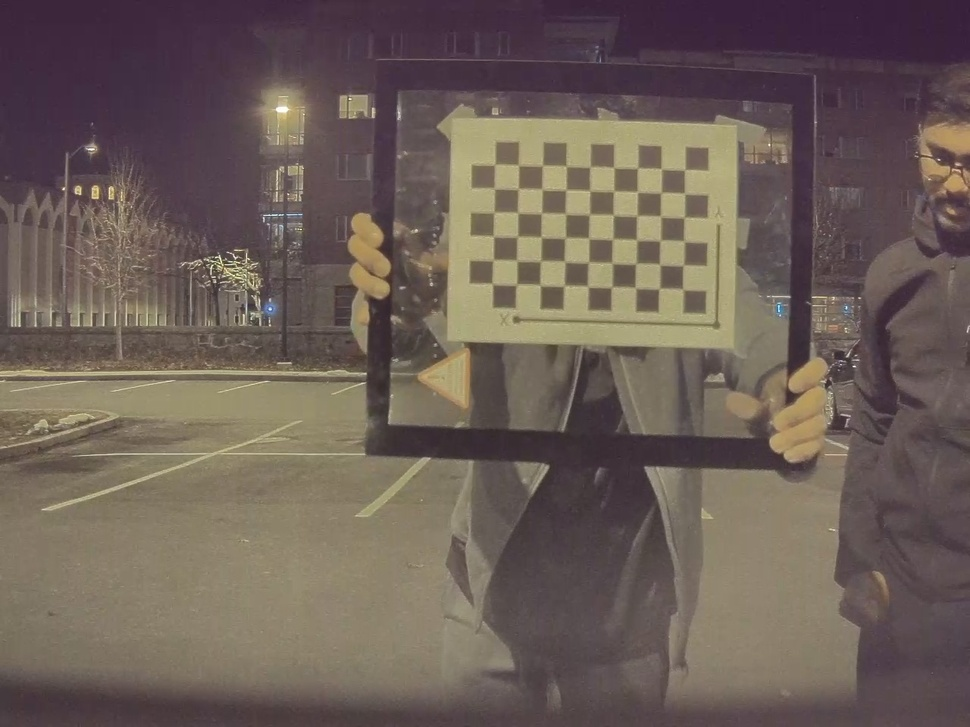
#> input picture calibration_imgs/front/frame1303.jpg, 970 x 727 px, shrunk from 1280 x 960 before the run, found by its file name; its folder holds 4 pictures in this run
$ python calibration.py
#> lines starting #> are read from the running program, lines starting #| are printed output that depends on the picture
import numpy as np
import cv2 as cv
import glob
from os import listdir

def LoadImagesFromFolder(folder):
#> called with folder = 'calibration_imgs/front/'
	images = []
	for file in listdir(folder):
		tmp = cv.imread(folder + "\\" + file)
#> tmp is the input picture: shape (727, 970, 3); mean B, G, R 87.6, 95, 108.5
		if tmp is not None:
			images.append(tmp)
	return images

# termination criteria
criteria = (cv.TERM_CRITERIA_EPS + cv.TERM_CRITERIA_MAX_ITER, 30, 0.001)

# prepare object points, like (0,0,0), (1,0,0), (2,0,0) ....,(6,5,0)
objp = np.zeros((9*6,3), np.float32)
objp[:,:2] = np.mgrid[0:9,0:6].T.reshape(-1,2)
objp = objp*0.215

# Arrays to store object points and image points from all the images.
objpoints = [] # 3d point in real world space
imgpoints = [] # 2d points in image plane.

images = LoadImagesFromFolder("calibration_imgs/front/")

for img in images:
    # img = cv.imread(fname)
    gray = cv.cvtColor(img, cv.COLOR_BGR2GRAY)

    # Find the chess board corners
    ret, corners = cv.findChessboardCorners(gray, (9,6), None)

    # If found, add object points, image points (after refining them)
    if ret == True:
        objpoints.append(objp)

    corners2 = cv.cornerSubPix(gray,corners, (11,11), (-1,-1), criteria)
    imgpoints.append(corners2)
#> this loop made 4 passes
#> pass 1, `gray = cv.cvtColor(img, cv.COLOR_BGR2GRAY)`:
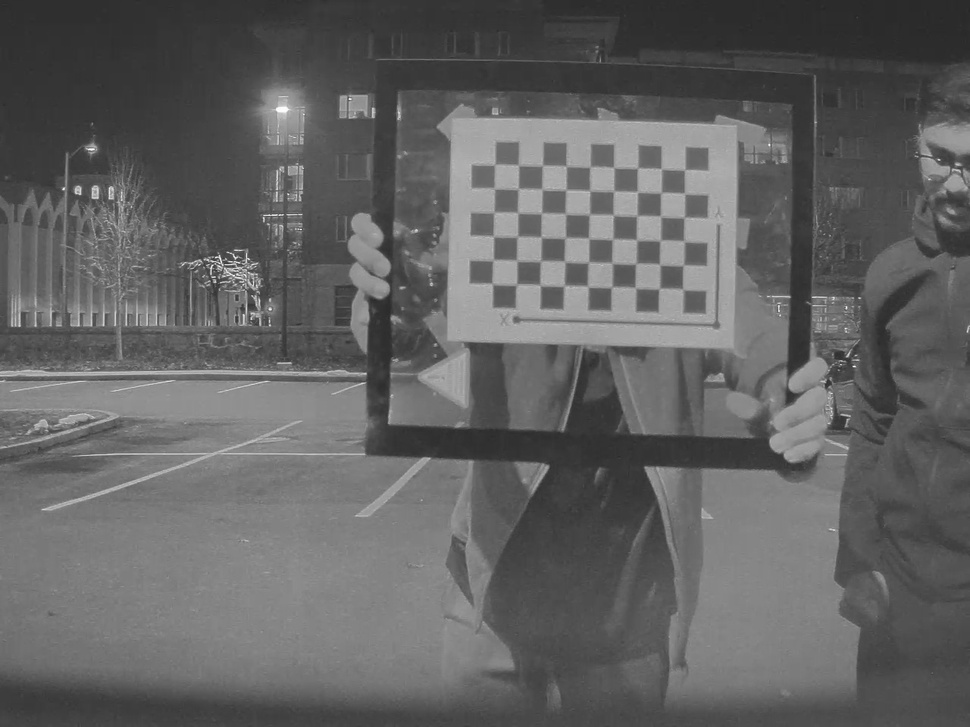
#> gray: shape (727, 970); min 38, max 254, mean 98.2
#> pass 2, `gray = cv.cvtColor(img, cv.COLOR_BGR2GRAY)`:
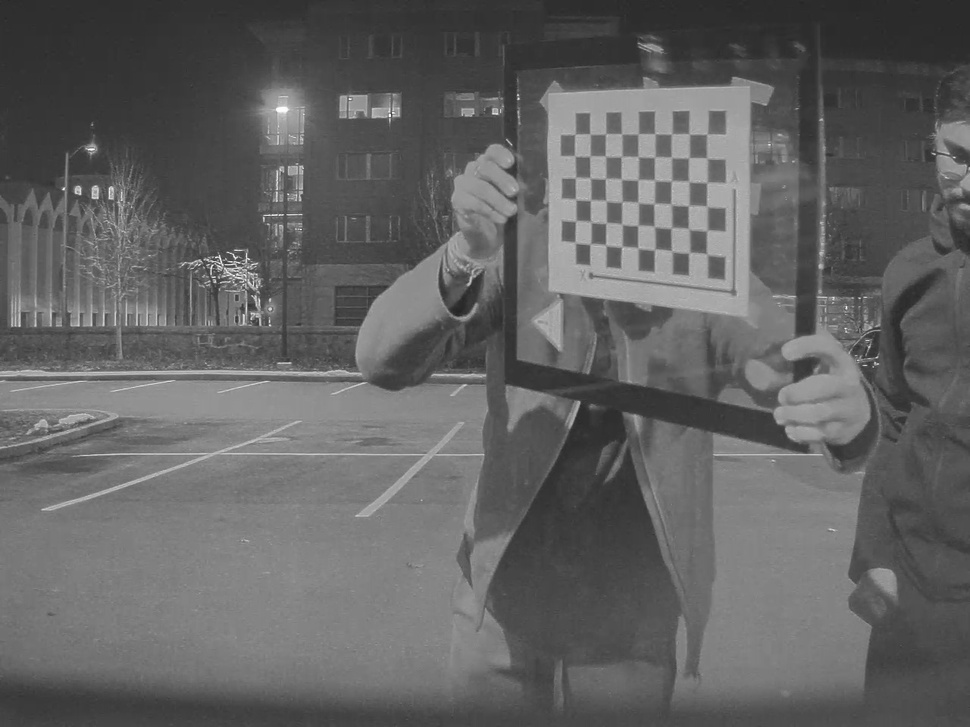
#> gray: shape (727, 970); min 35, max 254, mean 98.5
#> pass 3, `gray = cv.cvtColor(img, cv.COLOR_BGR2GRAY)`:
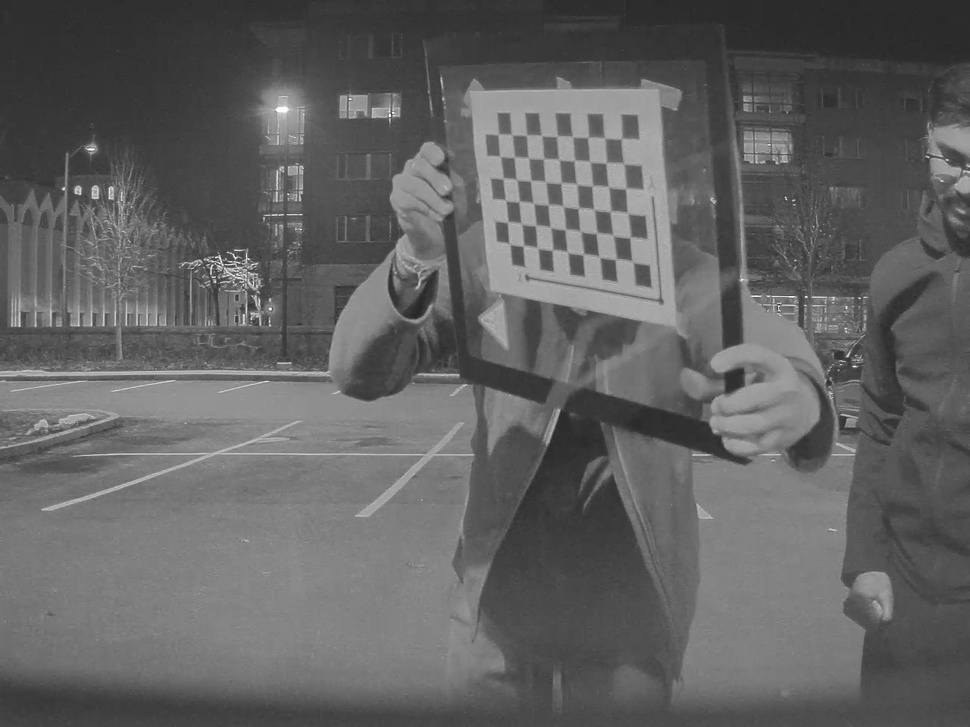
#> gray: shape (727, 970); min 31, max 254, mean 98
#> after the loop:
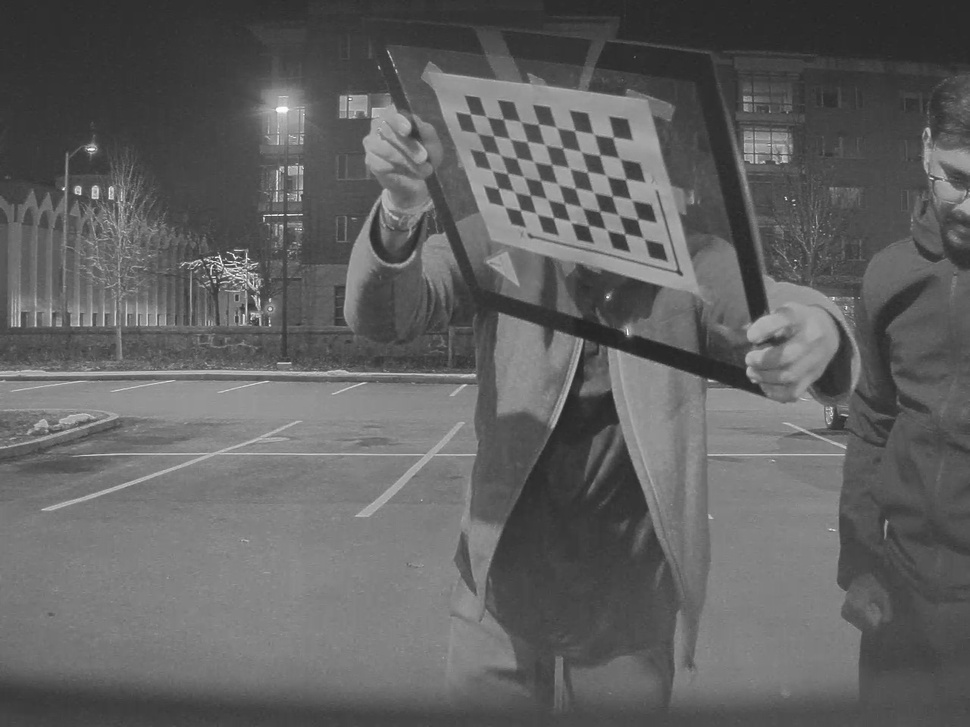
#> gray: shape (727, 970); min 36, max 254, mean 97.5

ret, mtx, dist, rvecs, tvecs = cv.calibrateCamera(objpoints, imgpoints, gray.shape[::-1], None, None)
print(mtx)
